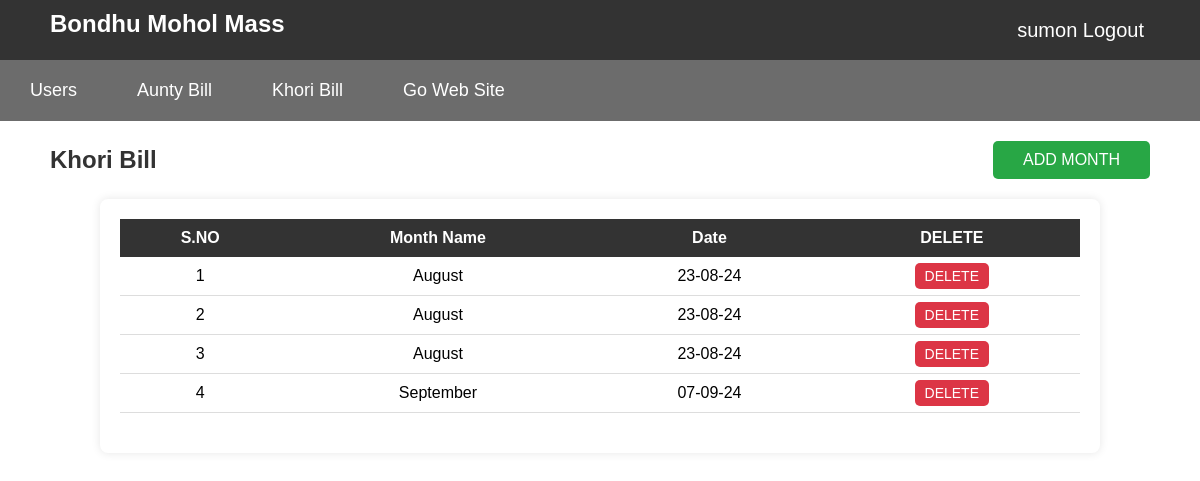
The app's page /admin/khori_bill/khori_bill.php (signed in) with its own data.
### tables this page shows
CREATE TABLE `khori_bill_month` (
  `id` int NOT NULL,
  `month_name` varchar(11) NOT NULL,
  `date` varchar(11) NOT NULL,
  `time` varchar(11) NOT NULL
);

### admin/khori_bill/khori_bill.php (the view, shortened to what this page needs)
<?php
    include '../master/header.php';
?>
<!DOCTYPE html>
<html lang="en">
<head>
</head>
<body>
    <div class="header">
        <h1>Khori Bill</h1>
        <form action="" method="GET">
        <button name="add_month">ADD MONTH</button>
        </form>
    </div>
    <?php
        require "../config/config.php";
        $view_month = "SELECT * FROM khori_bill_month";
        $result = mysqli_query($conn,$view_month);
        if(mysqli_num_rows($result) > 0){
    ?>
    <div class="category-container">
        <table class="category-table">
            <thead class="category-header">
                <tr class="category-header-row">
                    <th class="category-header-cell category-s-no">S.NO</th>
                    <th class="category-header-cell category-name">Month Name</th>
                    <th class="category-header-cell category-name">Date</th>
                    <th class="category-header-cell category-delete">DELETE</th>
                </tr>
            </thead>
            <tbody class="category-body">
                <?php
                    $count = 1;
                    while($month = mysqli_fetch_assoc($result)){
                ?>
                <tr class="category-body-row" onclick="window.location.href='view_khori_bill_member.php?viewid=<?= $month['id'];?>&month=<?= $month['month_name'];?>'" >
                    <td class="category-body-cell category-s-no"><?= $count++;?></td>
                    <td class="category-body-cell category-s-no"><?php echo $month['month_name'];?></td>
                    <td class="category-body-cell category-s-no"><?php echo $month['date'];?></td>
                    <td class="category-body-cell category-delete">
                        <a href="delete.php?id=<?= $month['id'];?>" class="category-button category-delete-button" style="text-decoration: none;">DELETE</a>
                    </td>
                </tr>
                <?php }?>
            </tbody>
        </table>
    </div>
    <?php   }?>
</body>
</html>

### css/style.css (style rules this page uses)
body { margin: 0; font-family: Arial, sans-serif; }
.header { display: flex; justify-content: space-between; align-items: center; margin:20px 50px; }
h1 { font-size: 24px; margin: 0; color: #333; }
.header button { padding: 10px 30px; background-color: #28a745; color: white; border: none; border-radius: 5px; cursor: pointer; font-size: 16px; text-decoration: none; }
.category-container { max-width: 80%; margin: 0 auto; padding: 20px; background-color: white; box-shadow: 0 0 10px rgba(0, 0, 0, 0.1); border-radius: 8px; }
.category-table { width: 100%; border-collapse: collapse; margin-bottom: 20px; text-align: center; }
.category-header tr th { background-color: #333; color: white; padding: 10px; }
.category-body tr td { padding: 10px; border-bottom: 1px solid #ddd; }
.category-button { padding: 5px 10px; border: none; border-radius: 5px; cursor: pointer; font-size: 14px; }
.category-delete-button { background-color: #dc3545; color: white; }

### records on screen
khori_bill_month: month_name "August", date "23-08-24"
khori_bill_month: month_name "August", date "23-08-24"
khori_bill_month: month_name "August", date "23-08-24"
khori_bill_month: month_name "September", date "07-09-24"

### other values on screen
$_SESSION['username'] "sumon"
